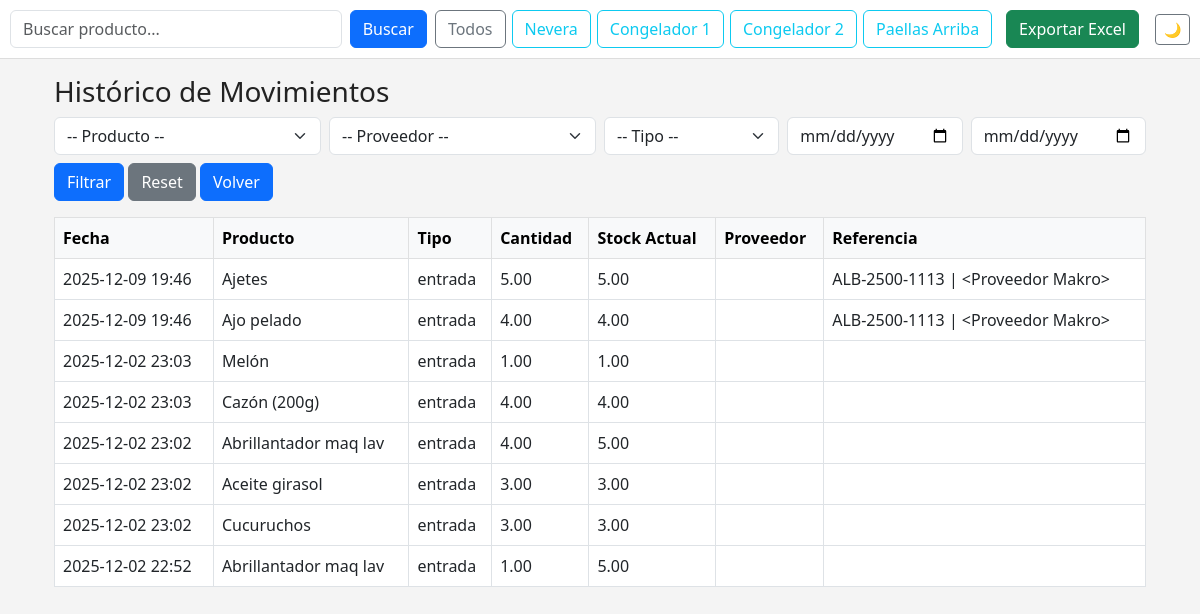
Page /movimientos/historico on the committed database.
### app/models.py (models this page shows, shortened)
class Movimiento(db.Model):
    __tablename__ = "movimientos"
    id = db.Column(db.Integer, primary_key=True)
    producto_id = db.Column(db.Integer, db.ForeignKey("product.id"), nullable=False)
    proveedor_id = db.Column(db.Integer, db.ForeignKey("proveedores.id"), nullable=True)
    tipo = db.Column(db.String(10), nullable=False)  # "entrada" | "salida"
    cantidad = db.Column(db.Float, nullable=False, default=0)
    fecha = db.Column(db.DateTime, default=datetime.utcnow)
    referencia = db.Column(db.String(120), nullable=True)  # número albarán / nota
    producto = db.relationship("Product", back_populates="movimientos")
    proveedor = db.relationship("Proveedor", back_populates="movimientos")

class Product(db.Model):
    id = db.Column(db.Integer, primary_key=True)
    nombre = db.Column(db.String(150), nullable=False)
    unidad = db.Column(db.String(30), nullable=False)
    cantidad = db.Column(db.Float, default=0)
    categoria = db.Column(db.String(50), nullable=True)
    movimientos = db.relationship(
        "Movimiento",
        back_populates="producto",
        lazy="dynamic",
        cascade="all, delete-orphan",
    )
    @property
    def stock_actual(self):
        entradas = (
            self.movimientos.filter_by(tipo="entrada")
            .with_entities(db.func.sum(Movimiento.cantidad))
            .scalar()
            or 0
        )
        salidas = (
            self.movimientos.filter_by(tipo="salida")
            .with_entities(db.func.sum(Movimiento.cantidad))
            .scalar()
            or 0
        )
        return float(entradas) - float(salidas)

### app/movimientos/routes.py (the view)
@movimientos_bp.route("/historico", methods=["GET"])
def historico_movimientos():
    producto_id = request.args.get("producto_id", type=int)
    proveedor_id = request.args.get("proveedor_id", type=int)
    tipo = request.args.get("tipo", default="")
    fecha_inicio = request.args.get("fecha_inicio")
    fecha_fin = request.args.get("fecha_fin")
    query = Movimiento.query.join(Product).outerjoin(Proveedor)
    if producto_id:
        query = query.filter(Movimiento.producto_id == producto_id)
    if proveedor_id:
        query = query.filter(Movimiento.proveedor_id == proveedor_id)
    if tipo in ("entrada", "salida"):
        query = query.filter(Movimiento.tipo == tipo)
    if fecha_inicio:
        try:
            inicio = datetime.fromisoformat(fecha_inicio)
            query = query.filter(Movimiento.fecha >= inicio)
        except:
            pass
    if fecha_fin:
        try:
            fin = datetime.fromisoformat(fecha_fin)
            query = query.filter(Movimiento.fecha <= fin)
        except:
            pass
    movimientos = query.order_by(Movimiento.fecha.desc()).all()
    productos = Product.query.order_by(Product.nombre).all()
    proveedores = Proveedor.query.order_by(Proveedor.nombre).all()
    return render_template(
        "movimientos/historico.html",
        movimientos=movimientos,
        productos=productos,
        proveedores=proveedores,
        filtros=request.args,
    )

### app/templates/movimientos/historico.html (shortened to what this page needs)
{% extends "base.html" %}
{% block content %}
<div class="container mt-3">
    <h3>Histórico de Movimientos</h3>
    <form method="get" class="row g-2 mb-3">
        <div class="col-md-3">
            <select name="producto_id" class="form-select">
                <option value="">-- Producto --</option>
            </select>
        </div>
        <div class="col-md-3">
            <select name="proveedor_id" class="form-select">
                <option value="">-- Proveedor --</option>
            </select>
        </div>
        <div class="col-md-2">
            <select name="tipo" class="form-select">
                <option value="">-- Tipo --</option>
            </select>
        </div>
        <div class="col-md-2">
            <input type="date" name="fecha_inicio" value="{{ filtros.get('fecha_inicio','') }}" class="form-control" placeholder="Desde">
        </div>
        <div class="col-md-2">
            <input type="date" name="fecha_fin" value="{{ filtros.get('fecha_fin','') }}" class="form-control" placeholder="Hasta">
        </div>
        <div class="col-md-12">
            <button type="submit" class="btn btn-primary">Filtrar</button>
            <a href="{{ url_for('movimientos.historico_movimientos') }}" class="btn btn-secondary">Reset</a>
            <a href="{{ url_for("productos.lista_productos") }} " class="btn btn-primary"> Volver </a>
        </div>
    </form>
    <div class="table-responsive">
        <table class="table table-bordered table-hover">
            <thead class="table-light">
                <tr>
                    <th>Fecha</th>
                    <th>Producto</th>
                    <th>Tipo</th>
                    <th>Cantidad</th>
                    <th>Stock Actual</th>
                    <th>Proveedor</th>
                    <th>Referencia</th>
                </tr>
            </thead>
            <tbody>
                {% for m in movimientos %}
                <tr>
                    <td>{{ m.fecha.strftime('%Y-%m-%d %H:%M') }}</td>
                    <td>{{ m.producto.nombre }}</td>
                    <td>{{ m.tipo }}</td>
                    <td>{{ "%.2f"|format(m.cantidad) }}</td>
                    <td>{{ "%.2f"|format(m.producto.stock_actual) }}</td>
                    <td>{{ m.proveedor.nombre if m.proveedor else '' }}</td>
                    <td>{{ m.referencia or '' }}</td>
                </tr>
                {% endfor %}
            </tbody>
        </table>
    </div>
</div>
{% endblock %}

### app/templates/base.html (style rules this page uses)
:root { --c-bg: #f4f4f4; --c-text: #222; --c-card: #ffffff; --c-border: #dddddd; --c-primary: #0d6efd; --muted: #6c757d; }
body { background-color: var(--c-bg); color: var(--c-text); }

### rows in the picture
Movimiento: fecha "2025-12-09 19:46", producto.nombre "Ajetes", tipo "entrada", cantidad "5.00", producto.stock_actual "5.00", referencia "ALB-2500-1113 | <Proveedor Makro>"
Movimiento: fecha "2025-12-09 19:46", producto.nombre "Ajo pelado", tipo "entrada", cantidad "4.00", producto.stock_actual "4.00", referencia "ALB-2500-1113 | <Proveedor Makro>"
Movimiento: fecha "2025-12-02 23:03", producto.nombre "Melón", tipo "entrada", cantidad "1.00", producto.stock_actual "1.00"
Movimiento: fecha "2025-12-02 23:03", producto.nombre "Cazón (200g)", tipo "entrada", cantidad "4.00", producto.stock_actual "4.00"
Movimiento: fecha "2025-12-02 23:02", producto.nombre "Abrillantador maq lav", tipo "entrada", cantidad "4.00", producto.stock_actual "5.00"
Movimiento: fecha "2025-12-02 23:02", producto.nombre "Aceite girasol", tipo "entrada", cantidad "3.00", producto.stock_actual "3.00"
Movimiento: fecha "2025-12-02 23:02", producto.nombre "Cucuruchos", tipo "entrada", cantidad "3.00", producto.stock_actual "3.00"
Movimiento: fecha "2025-12-02 22:52", producto.nombre "Abrillantador maq lav", tipo "entrada", cantidad "1.00", producto.stock_actual "5.00"
